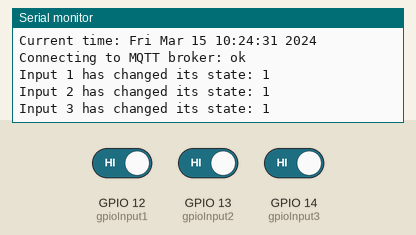
Bench run of a program on a simulated ESP8266 (NodeMCU). Shown: the last lines printed to the serial monitor. The inputs (shaded band) are chosen by the test bench; at power-on: GPIO 12 (gpioInput1) HIGH, GPIO 13 (gpioInput2) HIGH, GPIO 14 (gpioInput3) HIGH. WiFi joins after 1.5 s; servers stay silent unless stated; the local clock reads 2024-03-15 10:24:30 at power-on unless the program sets it; no MQTT or app messages arrive unless stated.

Above: at 2.5 s.
2.6 s: GPIO 12 (gpioInput1) driven LOW
At 3.5 s:
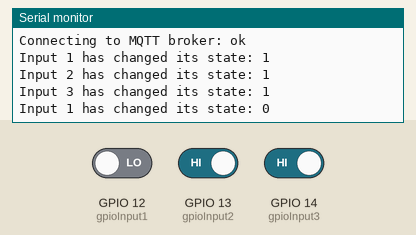
4.1 s: GPIO 13 (gpioInput2) driven LOW
At 4.7 s:
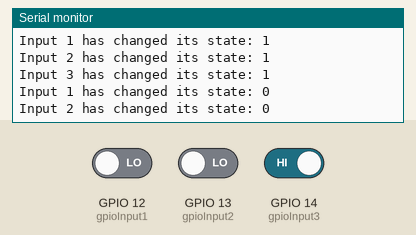
5.6 s: GPIO 14 (gpioInput3) driven LOW
At 7.0 s:
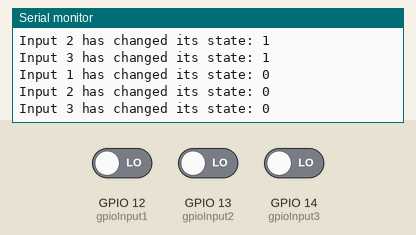
Timing chart, 0 to 8.6 s (numbered marks = the images above; inputs shaded):
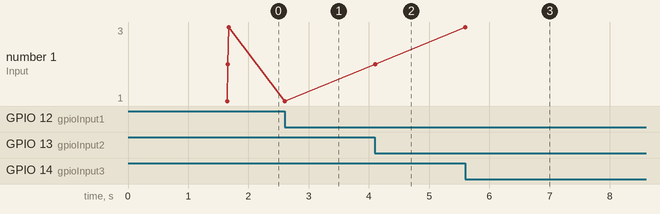

The program:

main.cpp
```cpp
/**********************************************************************************************************************
 *
 * Демонстрационный проект публикации состояния входа на MQTT-брокер для ESP8266
 *
 * Важно: проект собран на Arduino-платформе, но для VSCode + PlatformIO (не для Arduino IDE)
 * Как установить и настроить PlatformIO, вы можете узнать на моем сайте: https://kotyara12.ru/iot/crawl-to-pio/
 *
 * Впрочем, не составит особого труда перенести большую часть кода в обычную классическую ArduinoIDE
 *
 **********************************************************************************************************************
 *
 * Автор: Александр Разживин aka kotyara12
 *
 * Вы можете найти меня по следующим контактам:
 * https://kotyara12.ru, https://dzen.ru/kotyara12
 * mailto: kotyara12@yandex.ru, telegram: @kotyara1971
 *
 *********************************************************************************************************************/

#include <Arduino.h>
#include <ESP8266WiFi.h>
#include <PubSubClient.h>
#include <time.h>

/***********************************************************************************************************************
 * Настройки проекта
 **********************************************************************************************************************/

// Номер выводов для подключения кнопок или датчиков
const int gpioInput1 = 12;
const int gpioInput2 = 13;
const int gpioInput3 = 14;

// Параметры подключения к WiFi
const char* wifiSSID = "k12iot";
const char* wifiPASS = "xxxxxxxx";

// Параметры подключения к MQTT брокеру
// Примечание: использовать статический mqttClientId оптимальнее с точки зрения фрагментации кучи, только не забывайте изменять его на разных устройствах
const char* mqttServer   = "xx.wqtt.ru";
const int   mqttPort     = 1234;
const char* mqttClientId = "esp8266_inputs";
const char* mqttUser     = "u_xxxx";
const char* mqttPass     = "xXxXxXxX";

// Корневой сертификат ISRG Root x1, действителен до 4 июня 2035 года
static const char ISRG_Root_x1[] PROGMEM = R"EOF(
-----BEGIN CERTIFICATE-----
MIIFazCCA1OgAwIBAgIRAIIQz7DSQONZRGPgu2OCiwAwDQYJKoZIhvcNAQELBQAw
TzELMAkGA1UEBhMCVVMxKTAnBgNVBAoTIEludGVybmV0IFNlY3VyaXR5IFJlc2Vh
cmNoIEdyb3VwMRUwEwYDVQQDEwxJU1JHIFJvb3QgWDEwHhcNMTUwNjA0MTEwNDM4
WhcNMzUwNjA0MTEwNDM4WjBPMQswCQYDVQQGEwJVUzEpMCcGA1UEChMgSW50ZXJu
ZXQgU2VjdXJpdHkgUmVzZWFyY2ggR3JvdXAxFTATBgNVBAMTDElTUkcgUm9vdCBY
MTCCAiIwDQYJKoZIhvcNAQEBBQADggIPADCCAgoCggIBAK3oJHP0FDfzm54rVygc
h77ct984kIxuPOZXoHj3dcKi/vVqbvYATyjb3miGbESTtrFj/RQSa78f0uoxmyF+
0TM8ukj13Xnfs7j/EvEhmkvBioZxaUpmZmyPfjxwv60pIgbz5MDmgK7iS4+3mX6U
A5/TR5d8mUgjU+g4rk8Kb4Mu0UlXjIB0ttov0DiNewNwIRt18jA8+o+u3dpjq+sW
T8KOEUt+zwvo/7V3LvSye0rgTBIlDHCNAymg4VMk7BPZ7hm/ELNKjD+Jo2FR3qyH
B5T0Y3HsLuJvW5iB4YlcNHlsdu87kGJ55tukmi8mxdAQ4Q7e2RCOFvu396j3x+UC
B5iPNgiV5+I3lg02dZ77DnKxHZu8A/lJBdiB3QW0KtZB6awBdpUKD9jf1b0SHzUv
KBds0pjBqAlkd25HN7rOrFleaJ1/ctaJxQZBKT5ZPt0m9STJEadao0xAH0ahmbWn
OlFuhjuefXKnEgV4We0+UXgVCwOPjdAvBbI+e0ocS3MFEvzG6uBQE3xDk3SzynTn
jh8BCNAw1FtxNrQHusEwMFxIt4I7mKZ9YIqioymCzLq9gwQbooMDQaHWBfEbwrbw
qHyGO0aoSCqI3Haadr8faqU9GY/rOPNk3sgrDQoo//fb4hVC1CLQJ13hef4Y53CI
rU7m2Ys6xt0nUW7/vGT1M0NPAgMBAAGjQjBAMA4GA1UdDwEB/wQEAwIBBjAPBgNV
HRMBAf8EBTADAQH/MB0GA1UdDgQWBBR5tFnme7bl5AFzgAiIyBpY9umbbjANBgkq
hkiG9w0BAQsFAAOCAgEAVR9YqbyyqFDQDLHYGmkgJykIrGF1XIpu+ILlaS/V9lZL
ubhzEFnTIZd+50xx+7LSYK05qAvqFyFWhfFQDlnrzuBZ6brJFe+GnY+EgPbk6ZGQ
3BebYhtF8GaV0nxvwuo77x/Py9auJ/GpsMiu/X1+mvoiBOv/2X/qkSsisRcOj/KK
NFtY2PwByVS5uCbMiogziUwthDyC3+6WVwW6LLv3xLfHTjuCvjHIInNzktHCgKQ5
ORAzI4JMPJ+GslWYHb4phowim57iaztXOoJwTdwJx4nLCgdNbOhdjsnvzqvHu7Ur
TkXWStAmzOVyyghqpZXjFaH3pO3JLF+l+/+sKAIuvtd7u+Nxe5AW0wdeRlN8NwdC
jNPElpzVmbUq4JUagEiuTDkHzsxHpFKVK7q4+63SM1N95R1NbdWhscdCb+ZAJzVc
oyi3B43njTOQ5yOf+1CceWxG1bQVs5ZufpsMljq4Ui0/1lvh+wjChP4kqKOJ2qxq
4RgqsahDYVvTH9w7jXbyLeiNdd8XM2w9U/t7y0Ff/9yi0GE44Za4rF2LN9d11TPA
mRGunUHBcnWEvgJBQl9nJEiU0Zsnvgc/ubhPgXRR4Xq37Z0j4r7g1SgEEzwxA57d
emyPxgcYxn/eR44/KJ4EBs+lVDR3veyJm+kXQ99b21/+jh5Xos1AnX5iItreGCc=
-----END CERTIFICATE-----
)EOF";

// Топик LWT, одновременно это топик статуса устройства:
// - в рабочем состоянии в этом топике будет сообщение "online"
// - когда устройство по какой-либо причине отключится от сервера, сервер примерно через 60 секунд опубликует LWT "offline"
const char* mqttTopicDeviceStatus    = "demo/status";
const char* mqttDeviceStatusOn       = "online";
const char* mqttDeviceStatusOff      = "offline";
const int   mqttDeviceStatusQos      = 1;
const bool  mqttDeviceStatusRetained = true;

// Топики для публикации состояния входов
const char* mqttTopicStatusInput1    = "demo/input1/status";
const char* mqttTopicStatusInput2    = "demo/input2/status";
const char* mqttTopicStatusInput3    = "demo/input3/status";

// Текстовое отображение для состояния входов
const char* mqttInputStatusLow       = "0";
const char* mqttInputStatusHigh      = "1";
const bool  mqttInputStatusRetained  = false;

/***********************************************************************************************************************
 * Глобальные переменные
 **********************************************************************************************************************/

// Корневой сертификат
BearSSL::X509List certISRG(ISRG_Root_x1);
BearSSL::WiFiClientSecure wifiClient;
PubSubClient mqttClient(wifiClient);

// Последнее опубликованное состояние реле
// Здесь маленькая хитрость: публикация в топик происходит только при наличии изменений
// (то есть когда gpioStatus1 != digitalRead()), то при первом подключении ничего не будет опубликовано
// Дабы форсировать события, проинициализируем переменные заведомо ложными данными, которых не будет при любом состоянии входов
byte gpioStatus1 = 2;
byte gpioStatus2 = 2;
byte gpioStatus3 = 2;

/***********************************************************************************************************************
 * Прикладные функции
 **********************************************************************************************************************/

// Подключение к WiFi точке доступа
bool wifiConnected()
{
  // Если подключение активно, то просто выходим и возвращаем true
  if (WiFi.status() != WL_CONNECTED) {
    // ... иначе пробуем подключиться к сети
    Serial.print("Connecting to WiFi AP ");
    Serial.print(wifiSSID);
    Serial.print(" ");

    // Настраиваем объект WiFi
    WiFi.mode(WIFI_STA);
    WiFi.begin(wifiSSID, wifiPASS);

    // И ждем подключения 60 циклов по 0,5 сек - это 30 секунд
    int i = 0;
    while (WiFi.status() != WL_CONNECTED) {
      i++;
      if (i > 60) {
        // Если в течение этого времени не удалось подключиться - выходим с false
        // Бескорнечно ждать подключения опасно - если подключение было разорвано во время работы
        // нужно всё равно "обслуживать" реле и датчики, иначе может случиться беда
        Serial.println("");
        Serial.println("Connection failed!");
        return false;
      };
      Serial.print(".");
      delay(500);
    };

    // Подключение успешно установлено
    Serial.println(" ок");
    Serial.print("WiFi connected, obtained IP address: ");
    Serial.println(WiFi.localIP());

    // Для работы TLS-соединения нужны корректные дата и время, получаем их с NTP серверов
    configTime(3 * 3600, 0, "pool.ntp.org", "time.nist.gov");
    // Ждем, пока локальное время синхронизируется
    Serial.print("Waiting for NTP time sync: ");
    i = 0;
    time_t now = time(nullptr);
    while (now < 1000000000) {
      now = time(nullptr);
      i++;
      if (i > 60) {
        // Если в течение этого времени не удалось подключиться - выходим с false
        // Бескорнечно ждать подключения опасно - если подключение было разорвано во время работы
        // нужно всё равно "обслуживать" реле и датчики, иначе может случиться беда
        Serial.println("");
        Serial.println("Time sync failed!");
        return false;
      };
      Serial.print(".");
      delay(500);
    }

    // Время успешно синхронизировано, выводим его в монитор порта
    // Только для целей отладки, этот блок можно исключить
    Serial.println(" ок");
    struct tm timeinfo;
    gmtime_r(&now, &timeinfo);
    Serial.print("Current time: ");
    Serial.print(asctime(&timeinfo));

    // Теперь можно привязать корневой сертификат к клиенту WiFi
    wifiClient.setTrustAnchors(&certISRG);
  };
  return true;
}

// Подключение к MQTT брокеру :: версия для PubSubClient от knolleary ("стандартная")
bool mqttConnected()
{
  if (!mqttClient.connected()) {
    Serial.print("Connecting to MQTT broker: ");
    // Настраиваем MQTT клиент
    mqttClient.setServer(mqttServer, mqttPort);

    // Пробуем подключиться с LWT сообщением "offline"
    if (mqttClient.connect(mqttClientId, mqttUser, mqttPass, mqttTopicDeviceStatus, mqttDeviceStatusQos, mqttDeviceStatusRetained, mqttDeviceStatusOff)) {
      Serial.println("ok");

      // Публикуем статус устройства в тот же топик, что и LWT, но с содержимым "online"
      mqttClient.publish(mqttTopicDeviceStatus, mqttDeviceStatusOn, mqttDeviceStatusRetained);
    } else {
      Serial.print("failed, error code: ");
      Serial.print(mqttClient.state());
      Serial.println("!");
    };
    return mqttClient.connected();
  };
  return true;
}

// Контроль состояния входов
void mqttReadInputsState()
{
  // Читаем вход 1
  byte gpioNewState1 = digitalRead(gpioInput1);
  if (gpioNewState1 != gpioStatus1) {
    gpioStatus1 = gpioNewState1;

    // gpioStatus1 == HIGH ? mqttInputStatusHigh : mqttInputStatusLow
    // это то же самое, что и
    // if (gpioStatus1 == HIGH) { mqttInputStatusHigh } else { mqttInputStatusLow }
    mqttClient.publish(mqttTopicStatusInput1, (gpioStatus1 == HIGH ? mqttInputStatusHigh : mqttInputStatusLow), mqttInputStatusRetained);

    Serial.print("Input 1 has changed its state: ");
    Serial.println(gpioStatus1 == HIGH ? mqttInputStatusHigh : mqttInputStatusLow);
  };

  // Читаем вход 2
  byte gpioNewState2 = digitalRead(gpioInput2);
  if (gpioNewState2 != gpioStatus2) {
    gpioStatus2 = gpioNewState2;

    // gpioStatus2 == HIGH ? mqttInputStatusHigh : mqttInputStatusLow
    // это то же самое, что и
    // if (gpioStatus2 == HIGH) { mqttInputStatusHigh } else { mqttInputStatusLow }
    mqttClient.publish(mqttTopicStatusInput2, (gpioStatus2 == HIGH ? mqttInputStatusHigh : mqttInputStatusLow), mqttInputStatusRetained);

    Serial.print("Input 2 has changed its state: ");
    Serial.println(gpioStatus2 == HIGH ? mqttInputStatusHigh : mqttInputStatusLow);
  };

  // Читаем вход 3
  byte gpioNewState3 = digitalRead(gpioInput3);
  if (gpioNewState3 != gpioStatus3) {
    gpioStatus3 = gpioNewState3;

    // gpioStatus3 == HIGH ? mqttInputStatusHigh : mqttInputStatusLow
    // это то же самое, что и
    // if (gpioStatus3 == HIGH) { mqttInputStatusHigh } else { mqttInputStatusLow }
    mqttClient.publish(mqttTopicStatusInput3, (gpioStatus3 == HIGH ? mqttInputStatusHigh : mqttInputStatusLow), mqttInputStatusRetained);

    Serial.print("Input 3 has changed its state: ");
    Serial.println(gpioStatus3 == HIGH ? mqttInputStatusHigh : mqttInputStatusLow);
  };
}

/***********************************************************************************************************************
 * Настройка устройства и основной цикл
 **********************************************************************************************************************/
void setup() {
  // Настройка вывода логов в порт serial 0
  Serial.begin(9600);
  Serial.println();
  Serial.println("Demo project FOR ESP8266");

  // Настройка выводов на вход
  pinMode(gpioInput1, INPUT);
  pinMode(gpioInput2, INPUT);
  pinMode(gpioInput3, INPUT);
}

void loop() {
  // Проверяем подключение к WiFi и MQTT
  if (wifiConnected() && mqttConnected()) {
    // Чтение состояния входов (настолько часто, как позволит длительность выполнения mqttClient.loop())
    mqttReadInputsState();

    // Основной цикл клиента MQTT
    mqttClient.loop();
  } else {
    // Даже если ничего не вышло с WiFi подключением, вы можете что-то сделать автономно
    // Например переключить реле по датчику температуры
    // Ваш роутер может просто выйти из строя, но автоматика должна продолжать работать

    // Но в данном случае мы просто чуть-чуть подождем и попробуем подключиться снова
    delay(1000);
  };
}
```

Measured:
- after the input at 2.6 s, the serial monitor: prints a new line at once (image 1)
- after the input at 4.1 s, the serial monitor: prints a new line at once (image 2)
- after the input at 5.6 s, the serial monitor: prints a new line at once (image 3)
- plotted number 1: 2 → 3 after the input at 5.6 s
